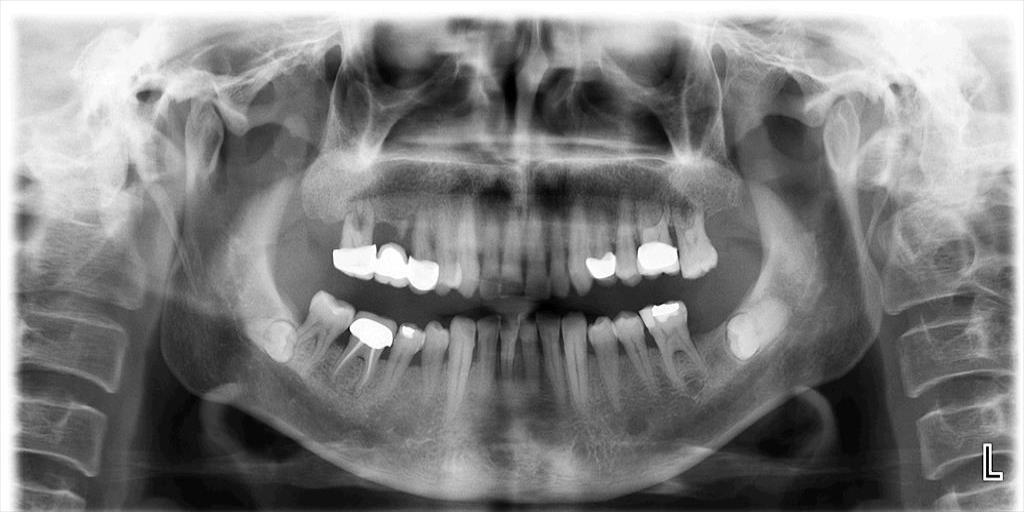
#> input picture Basic level image processing/c7_Histogram_Operations/Resim13_Rontgen_Panoramik.jpg, 1024 x 512 px, given in place of the camera
$ python K8_4_4_WEBCAM_Histogram_Esitleme_Renkli_Seviye.py
#> lines starting #> are read from the running program, lines starting #| are printed output that depends on the picture
# -*- coding: utf-8 -*-
"""
Created on Tue Mar 19 08:36:55 2024

@author: muozi
"""

import cv2
import numpy as np
from matplotlib import pyplot as plt

# Webcam yakalama
cap = cv2.VideoCapture(0)

# Plot oluşturma
plt.figure(figsize=(15, 10))
plt.ion()  # Interaktif modu aç

while True:
    # Kare yakalama
    ret, frame = cap.read()
#> frame is the input picture: shape (512, 1024, 3); min 0, max 255, mean 127.4

    # Renk kanallarını ayır
    b, g, r = cv2.split(frame)

    # Her bir renk kanalı için histogram eşitleme yap
    b_eq = cv2.equalizeHist(b)
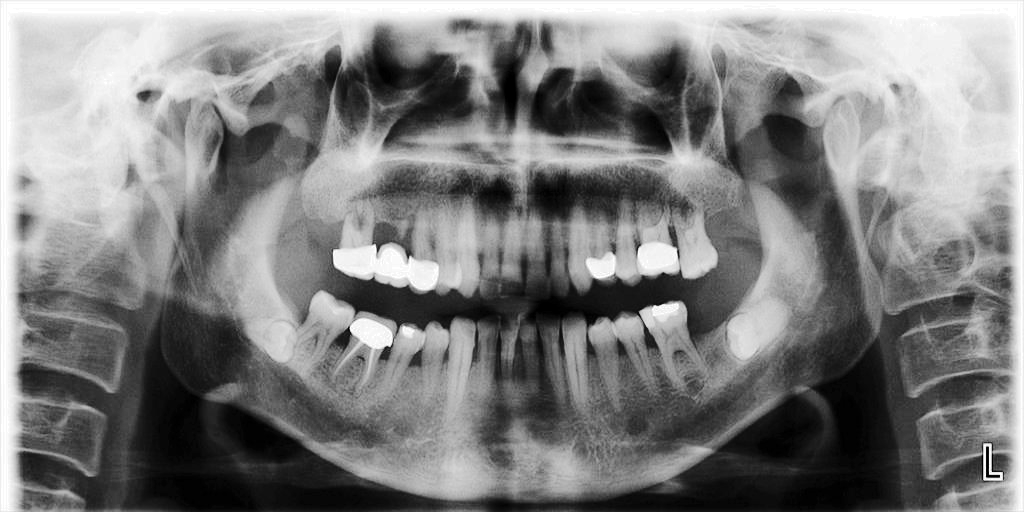
#> b_eq: shape (512, 1024); min 0, max 255, mean 128.1
    g_eq = cv2.equalizeHist(g)
    r_eq = cv2.equalizeHist(r)

    # Eşitlenmiş renk kanallarını birleştir
    equ = cv2.merge((b_eq, g_eq, r_eq))

    # Histogramları hesapla
    hist_b = cv2.calcHist([b], [0], None, [256], [0, 256])
#> hist_b = 256 values, max 11088 at index 255, min 41 at index 3, mean 2048
    hist_g = cv2.calcHist([g], [0], None, [256], [0, 256])
#> hist_g has the same summary as hist_b
    hist_r = cv2.calcHist([r], [0], None, [256], [0, 256])
#> hist_r has the same summary as hist_b
    hist_equ_b = cv2.calcHist([b_eq], [0], None, [256], [0, 256])
#> hist_equ_b = 256 values, max 11088 at index 255, min 0 at index 6, mean 2048
    hist_equ_g = cv2.calcHist([g_eq], [0], None, [256], [0, 256])
#> hist_equ_g has the same summary as hist_equ_b
    hist_equ_r = cv2.calcHist([r_eq], [0], None, [256], [0, 256])
#> hist_equ_r has the same summary as hist_equ_b

    # Plot'u güncelle
    plt.clf()  # Önceki plot'u temizle

    # Orijinal görüntü ve histogram
    plt.subplot(2, 3, 1)
    plt.imshow(cv2.cvtColor(frame, cv2.COLOR_BGR2RGB))
    plt.title('Orjinal Görüntü')

    plt.subplot(2, 3, 2)
    plt.plot(hist_b, color='b')
    plt.title('Mavi Kanal Histogramı')
    plt.xlim([0, 256])

    plt.subplot(2, 3, 3)
    plt.plot(hist_g, color='g')
    plt.title('Yeşil Kanal Histogramı')
    plt.xlim([0, 256])

    plt.subplot(2, 3, 4)
    plt.plot(hist_r, color='r')
    plt.title('Kırmızı Kanal Histogramı')
    plt.xlim([0, 256])

    # Histogram eşitleme sonrası görüntü ve histogram
    plt.subplot(2, 3, 5)
    plt.imshow(cv2.cvtColor(equ, cv2.COLOR_BGR2RGB))
    plt.title('Histogram Eşitleme Sonrası Görüntü')

    plt.subplot(2, 3, 6)
    plt.plot(hist_equ_b, color='b')
    plt.plot(hist_equ_g, color='g')
    plt.plot(hist_equ_r, color='r')
    plt.title('Histogram Eşitleme Sonrası Tüm Kanallar')
    plt.xlim([0, 256])

    plt.pause(0.01)  # Plot'u güncelle
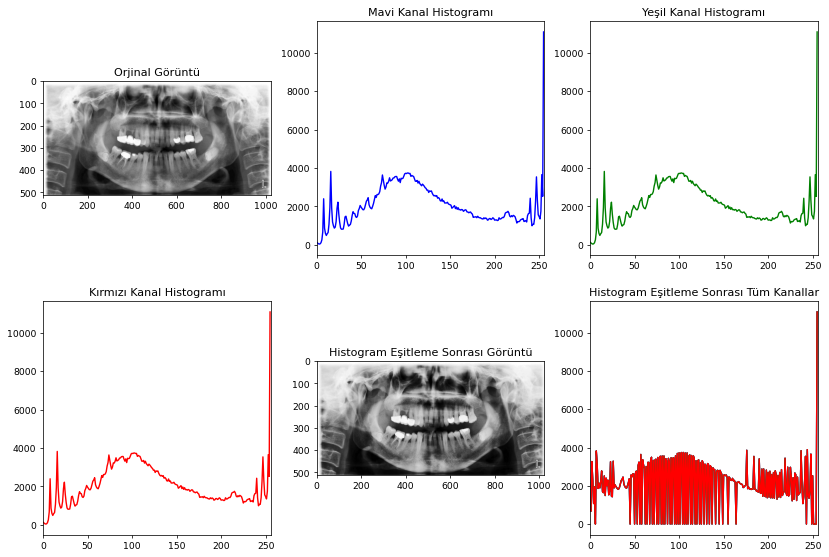
#> figure drawn by matplotlib, 6 panels; panel 2: curve peaks at x = 255, y = 11088; panel 3: curve peaks at x = 255, y = 11088; panel 4: curve peaks at x = 255, y = 11088; panel 6: curve peaks at x = 255, y = 11088

    # 'q' tuşuna basılırsa döngüden çık
    if cv2.waitKey(1) & 0xFF == ord('q'):
#> (key q is pressed here)
        break

# Yakalama serbest bırakma ve pencereleri kapatma
cap.release()
cv2.destroyAllWindows()

$ run again, on Basic level image processing/c7_Histogram_Operations/Resim17_Bitewing1.jpg
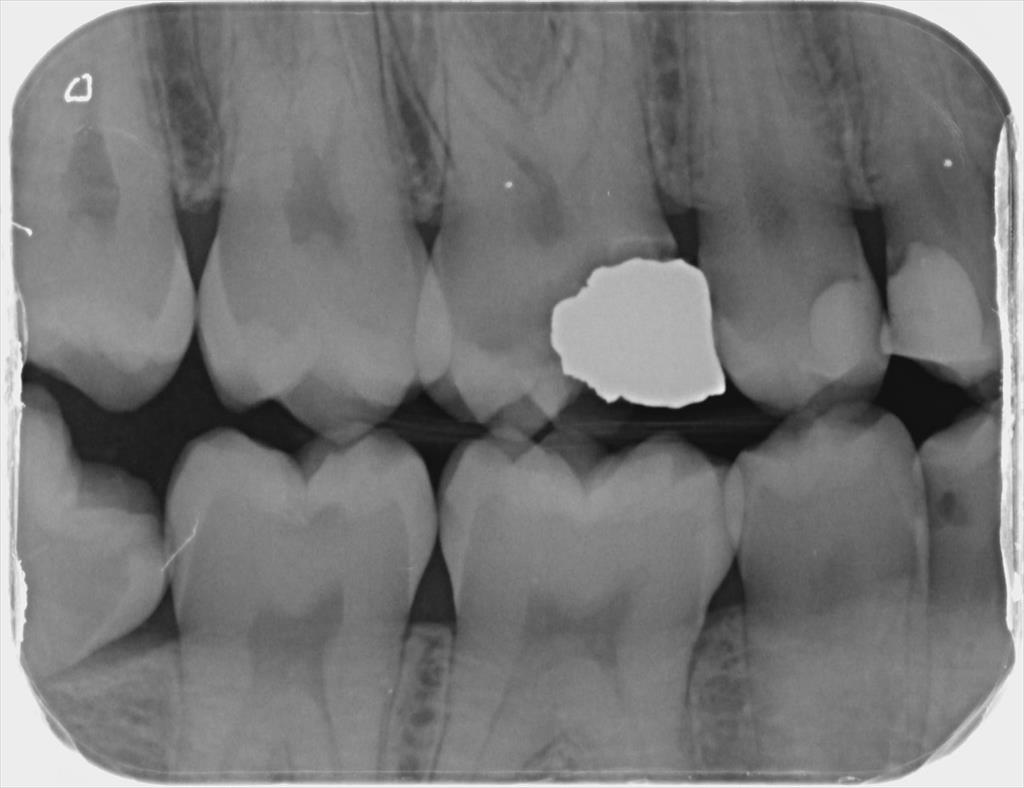
#> input picture Basic level image processing/c7_Histogram_Operations/Resim17_Bitewing1.jpg, 1024 x 788 px, given in place of the camera
#> frame is the input picture: shape (788, 1024, 3); min 12, max 253, mean 118.6
#> `b_eq = cv2.equalizeHist(b)`:
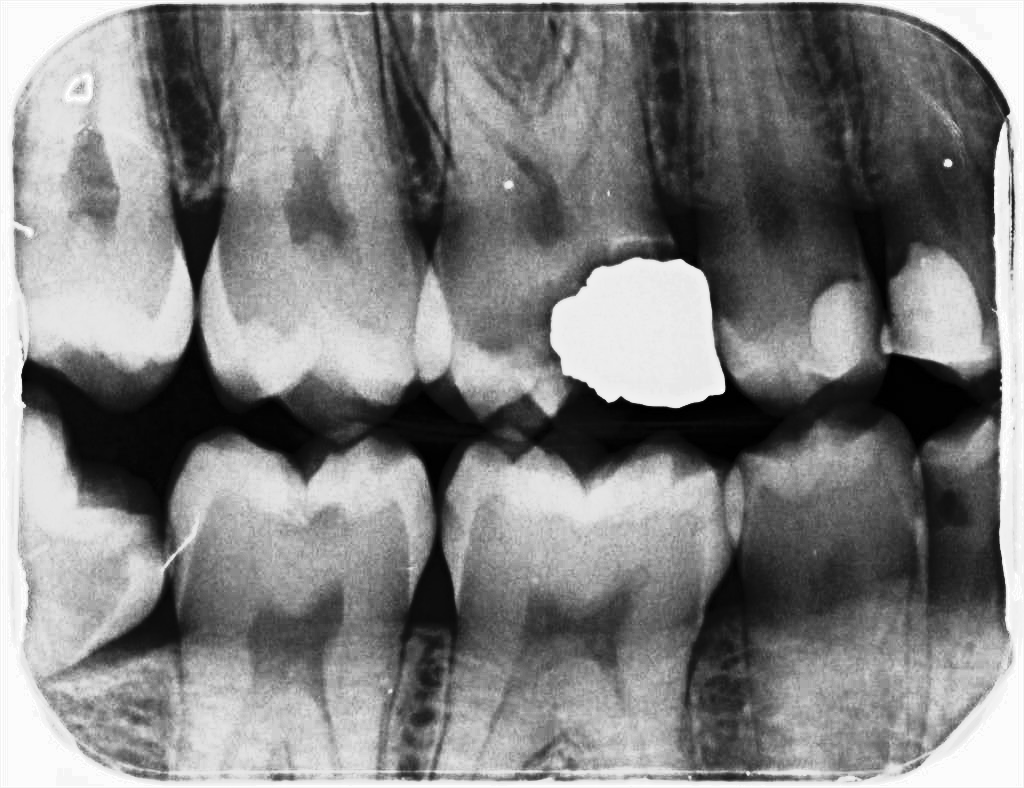
#> b_eq: shape (788, 1024); min 0, max 255, mean 129
#> hist_b = 256 values, max 18085 at index 237, min 0 at index 0, mean 3152
#> hist_g has the same summary as hist_b
#> hist_r has the same summary as hist_b
#> hist_equ_b = 256 values, max 18085 at index 252, min 0 at index 32, mean 3152
#> hist_equ_g has the same summary as hist_equ_b
#> hist_equ_r has the same summary as hist_equ_b

$ run again, on Basic level image processing/c7_Histogram_Operations/Resim18_Bitewing2.jpg
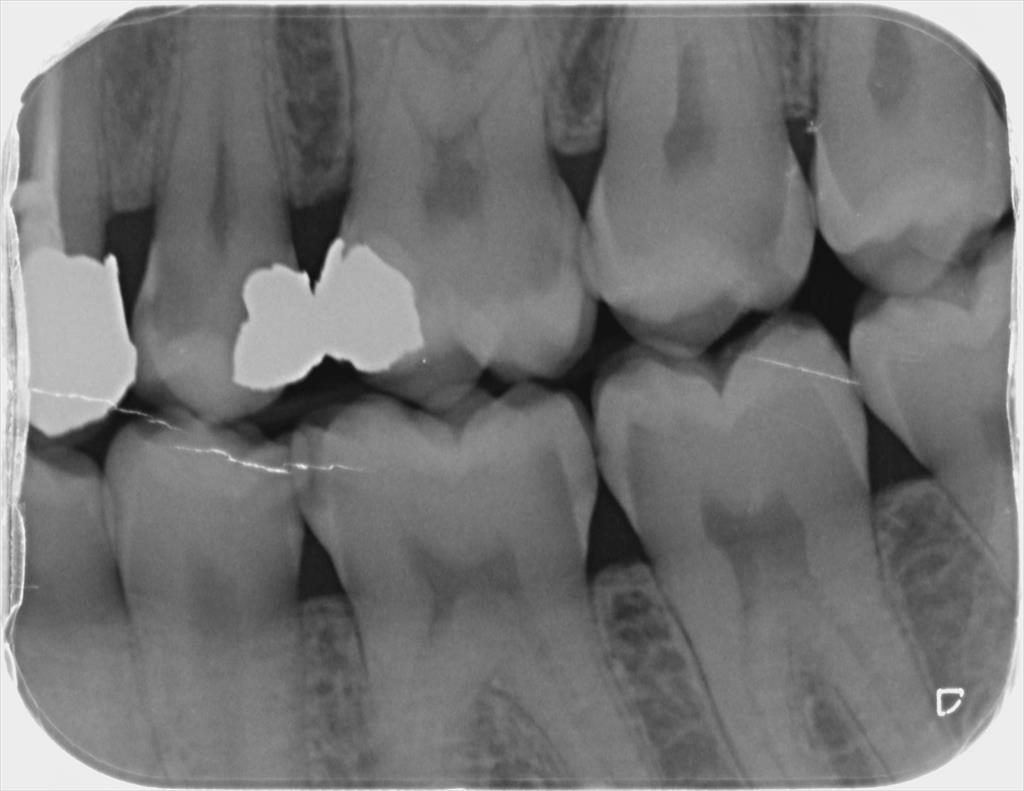
#> input picture Basic level image processing/c7_Histogram_Operations/Resim18_Bitewing2.jpg, 1024 x 791 px, given in place of the camera
#> frame is the input picture: shape (791, 1024, 3); min 13, max 255, mean 116.5
#> `b_eq = cv2.equalizeHist(b)`:
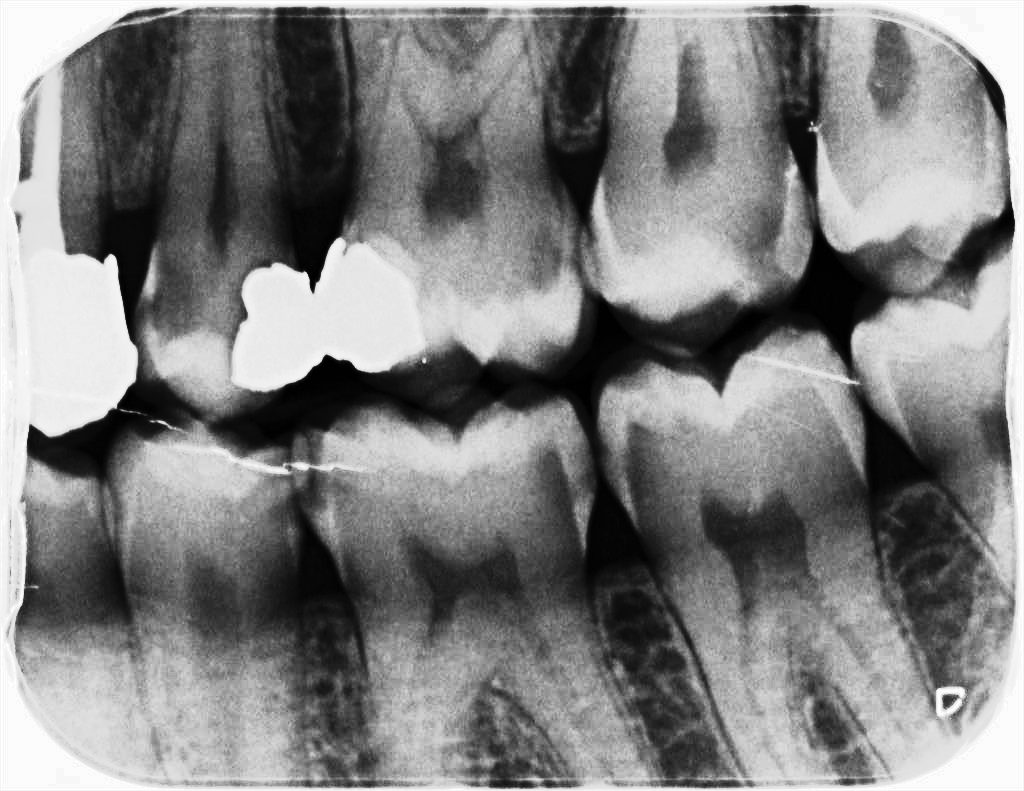
#> b_eq: shape (791, 1024); min 0, max 255, mean 128.9
#> hist_b = 256 values, max 16399 at index 237, min 0 at index 0, mean 3164
#> hist_g has the same summary as hist_b
#> hist_r has the same summary as hist_b
#> hist_equ_b = 256 values, max 16399 at index 252, min 0 at index 29, mean 3164
#> hist_equ_g has the same summary as hist_equ_b
#> hist_equ_r has the same summary as hist_equ_b
